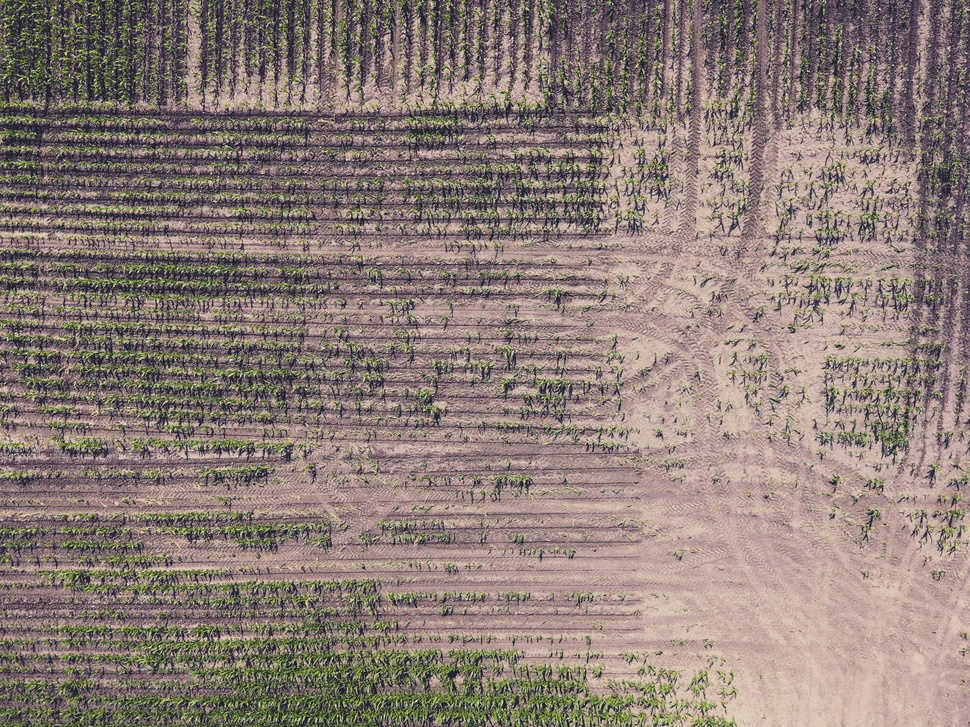
#> input picture input images/10.jpg, 970 x 727 px, shrunk from 4000 x 3000 before the run; its folder holds only this picture in this run
$ python indexes.py
#> lines starting #> are read from the running program, lines starting #| are printed output that depends on the picture
from constants import *
from PIL import Image
import numpy as np
import matplotlib.pyplot as plt
from os import makedirs,listdir
from pathlib import Path

def calculate_gli(img):
    arr = np.asarray(img).astype(float)
    gli_array = (2*arr[:,:,1]-arr[:,:,0]-arr[:,:,2])/(2*arr[:,:,1]+arr[:,:,0]+arr[:,:,2])
    gli_array[np.isnan(gli_array)] = 0
    return gli_array

def calculate_vari(img):
    arr = np.asarray(img).astype(float)
    vari_array = (arr[:,:,1]-arr[:,:,0])/(arr[:,:,1]+arr[:,:,0]-arr[:,:,2])
    vari_array[np.isnan(vari_array)] = 0
    return vari_array

def calculate_vigreen(img):
    arr = np.asarray(img).astype(float)
    vi_array = (arr[:,:,1]-arr[:,:,0])/(arr[:,:,1]+arr[:,:,0])
    vi_array[np.isnan(vi_array)] = 0
    return vi_array


def create_images(img_path,color,index_name):
    img = Image.open(img_path)
    if img.mode!="RGB":return
    if index_name=='VARI':array=calculate_vari(img)
    elif index_name=="VI":array=calculate_vigreen(img)
    else:array=calculate_gli(img)
    vmin = np.percentile(array, 10)
    vmax = np.percentile(array, 90)
    fig, ax = plt.subplots(figsize = (10,5), dpi =200) #plt.subplots(figsize=(6,3),dpi=200)
    cim = ax.imshow(array, vmin = vmin, vmax = vmax,cmap=color,aspect="auto")
    cbar= fig.colorbar(cim)
    cbar.set_label(index_name)
    ax.set_xticks([])
    ax.set_yticks([])
    if index_name=="VARI":
        if color=="gray":save_path=f"{VARI_IMAGES_GRAY}/{img_path.stem}_grayscale{img_path.suffix}"
        else:save_path=f"{VARI_IMAGES_COLOR}/{img_path.stem}_colormap{img_path.suffix}"
    if index_name=="GLI":
        if color=="gray":save_path=f"{GLI_IMAGES_GRAY}/{img_path.stem}_grayscale{img_path.suffix}"
        else:save_path=f"{GLI_IMAGES_COLOR}/{img_path.stem}_colormap{img_path.suffix}"
    if index_name=="VI":
        if color=="gray":save_path=f"{VI_IMAGES_GRAY}/{img_path.stem}_grayscale{img_path.suffix}"
        else:save_path=f"{VI_IMAGES_COLOR}/{img_path.stem}_colormap{img_path.suffix}"
    fig.savefig(save_path)
    plt.close(fig)

def prepare_folders(*files):
    for file in files:makedirs(file,exist_ok=True)


prepare_folders(INPUT_IMAGES_PATH,OUTPUT_IMAGES_PATH,VARI_IMAGES_GRAY,VARI_IMAGES_COLOR,GLI_IMAGES_GRAY,GLI_IMAGES_COLOR,VI_IMAGES_GRAY,VI_IMAGES_COLOR)
np.seterr(divide='ignore', invalid='ignore')
for img in listdir(INPUT_IMAGES_PATH):
    img_path=Path(f"{INPUT_IMAGES_PATH}/{img}")
    if img_path.suffix in IMG_EXTENSIONS:
        for index in ["VARI","GLI","VI"]:
            create_images(img_path,"gray",index)
#> in create_images, img is the input picture: PIL image 970x727 RGB; mean R, G, B 140.3, 125.5, 118.4
#> in calculate_vari, `vari_array = (arr[:,:,1]-arr[:,:,0])/(arr[:,:,1]+arr[:,:,0]-arr[:,:,2])`:
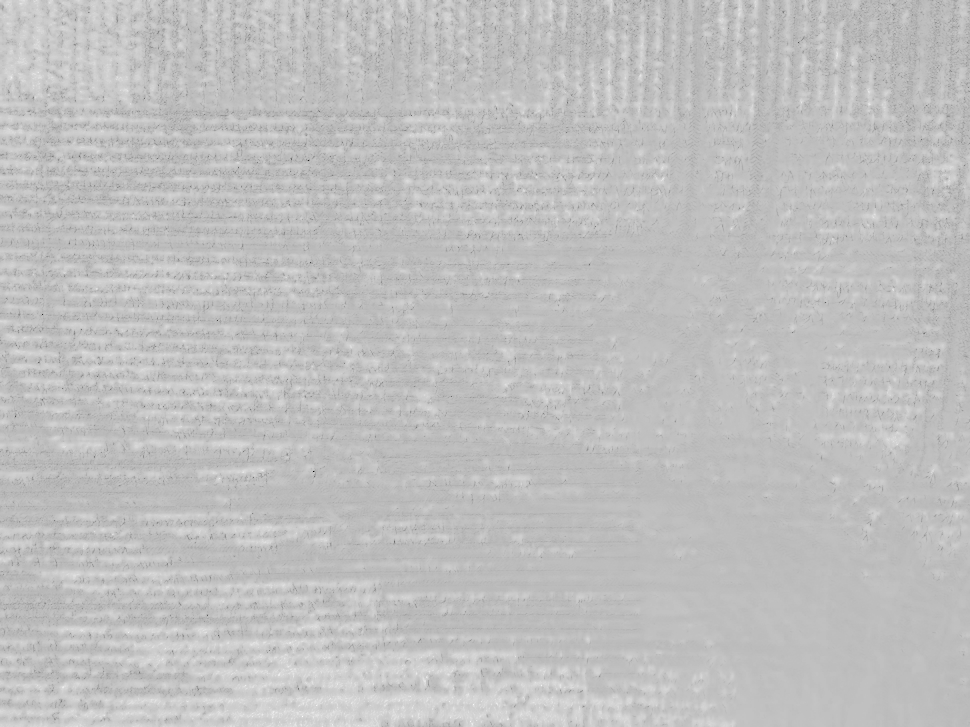
#> vari_array: shape (727, 970) float64; min -2, max 0.517, mean -0.108; drawn with min black and max white
#> in create_images, `vmin = np.percentile(array, 10)`: vmin = -0.19
#> in create_images, `vmax = np.percentile(array, 90)`: vmax = 0
#> in create_images, `fig.savefig(save_path)`:
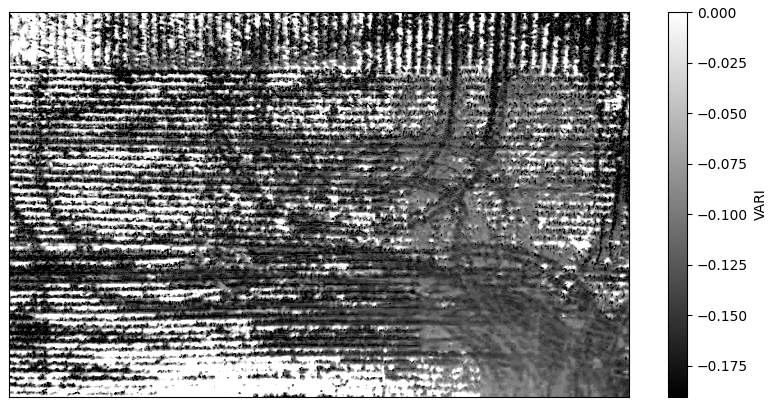
#> figure drawn by matplotlib, 2 panels
            create_images(img_path,"RdYlGn",index)
#> call 2 of create_images, with color = 'RdYlGn', index_name = 'VARI'
#> in create_images (call 2), `fig.savefig(save_path)`:
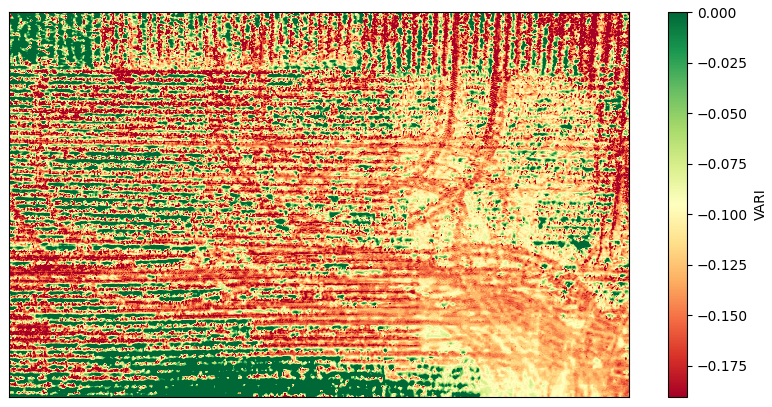
#> figure drawn by matplotlib, 2 panels
print("Done.\nYou can find the images in the output folder!")

$ run again, on input images/14.png
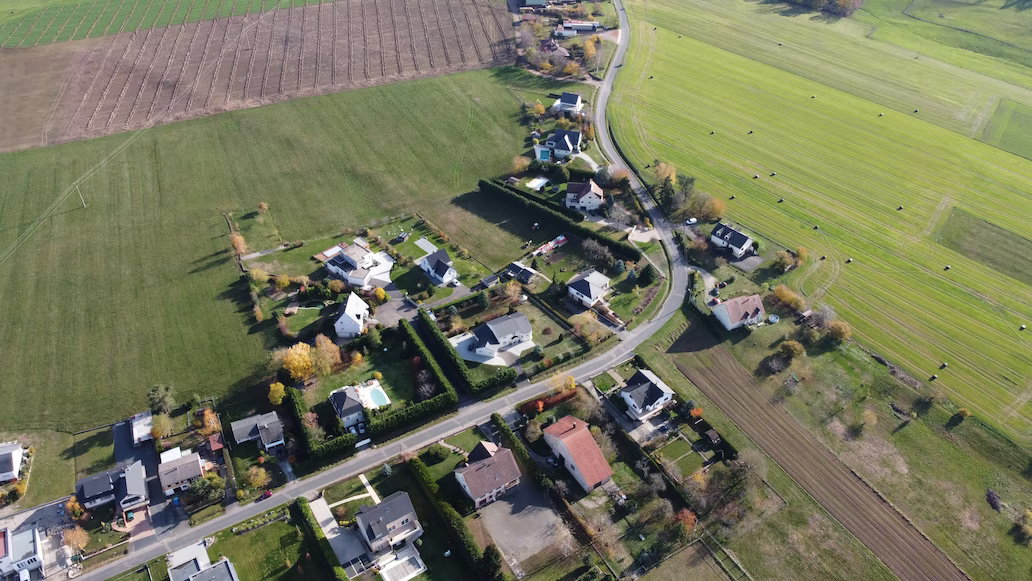
#> input picture input images/14.png, 1032 x 581 px
#> in create_images, img is the input picture: PIL image 1032x581 RGB; mean R, G, B 119.5, 120.4, 94.4
#> in calculate_vari, `vari_array = (arr[:,:,1]-arr[:,:,0])/(arr[:,:,1]+arr[:,:,0]-arr[:,:,2])`:
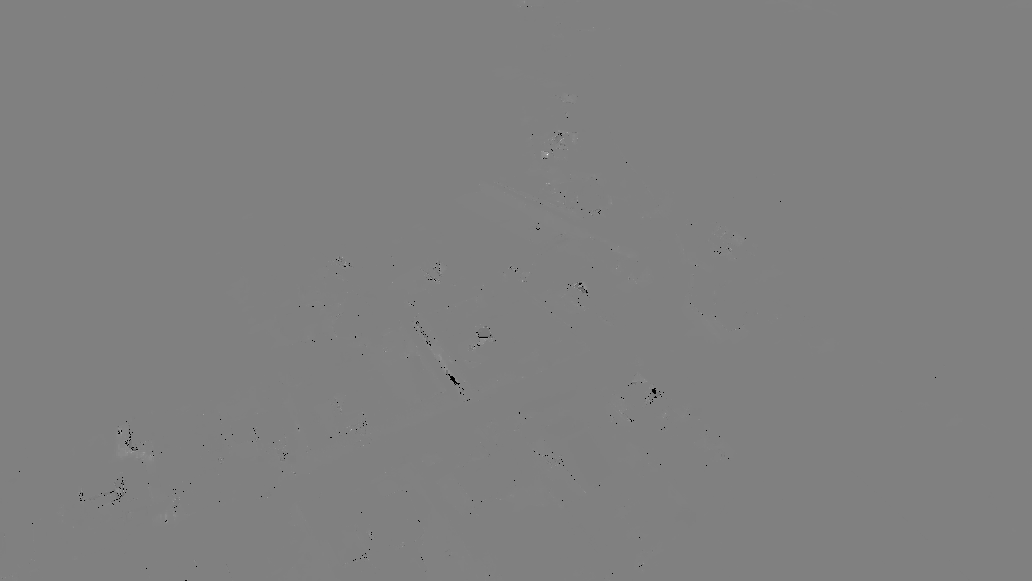
#> vari_array: shape (581, 1032) float64; 0.07% of the values are NaN or infinite; the others: min -63, max 62, mean 0.0454; drawn with min black, max white, NaN and infinite black
#> vmin = -0.12
#> vmax = 0.173
#> in create_images (call 2), `fig.savefig(save_path)`:
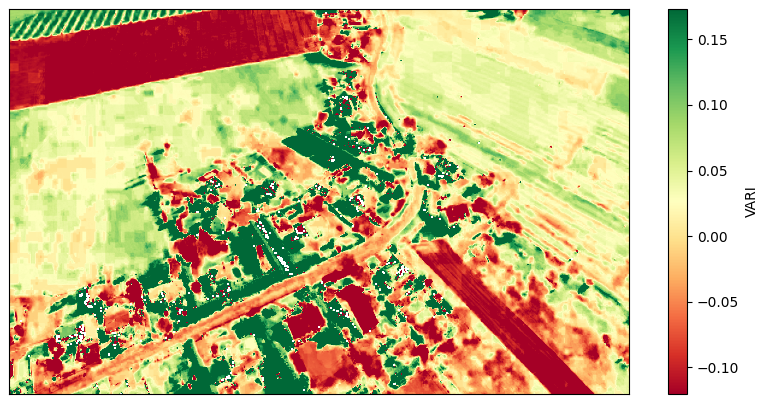
#> figure drawn by matplotlib, 2 panels

$ run again, on input images/1jpg.jpg
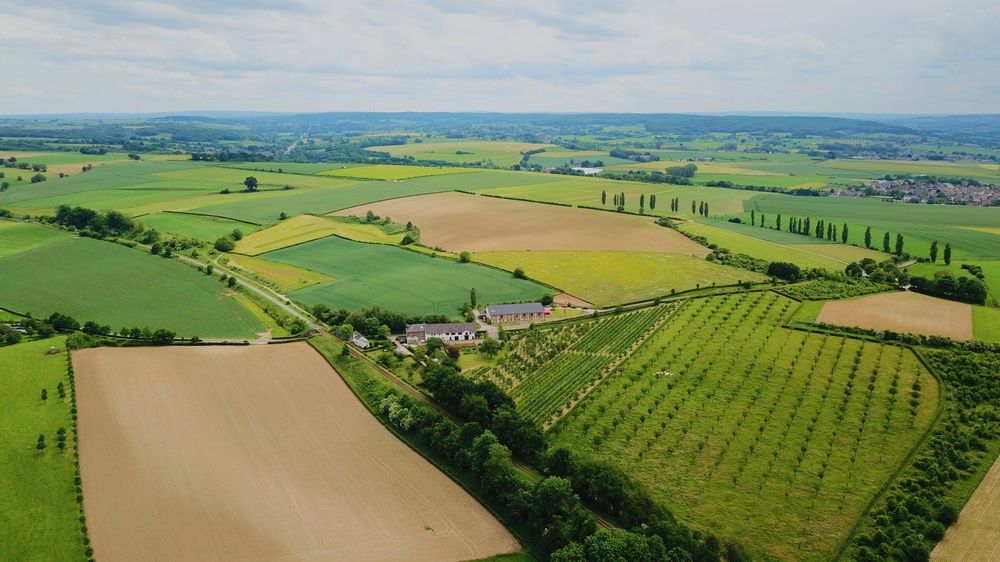
#> input picture input images/1jpg.jpg, 1000 x 562 px, shrunk from 4000 x 2250 before the run
#> in create_images, img is the input picture: PIL image 1000x562 RGB; mean R, G, B 127.7, 139.6, 98.8
#> vmin = -0.124
#> vmax = 0.373
#> in create_images, `fig.savefig(save_path)`:
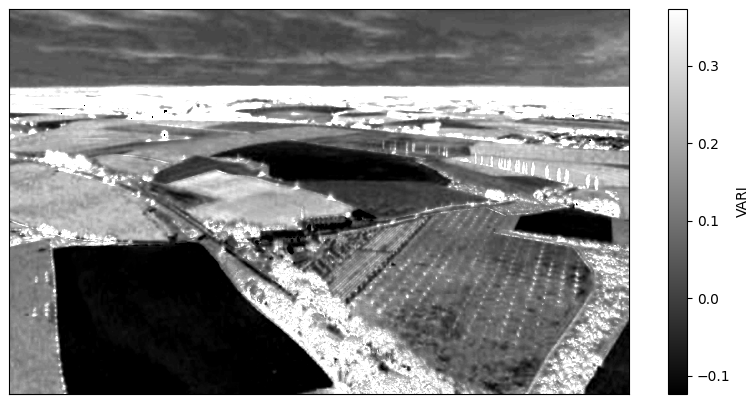
#> figure drawn by matplotlib, 2 panels
#> in create_images (call 2), `fig.savefig(save_path)`:
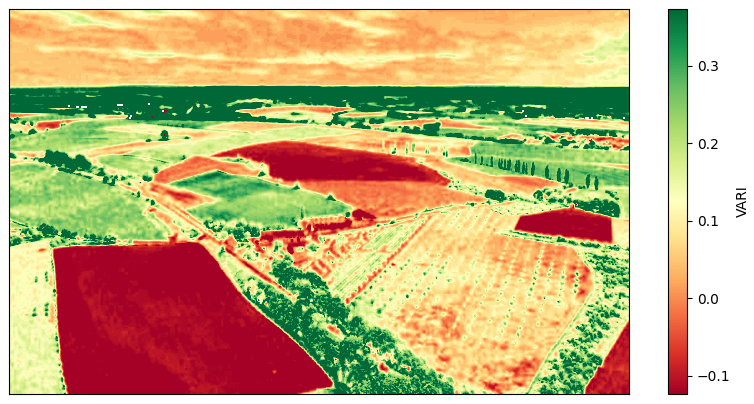
#> figure drawn by matplotlib, 2 panels

$ run again, on input images/2.jpg
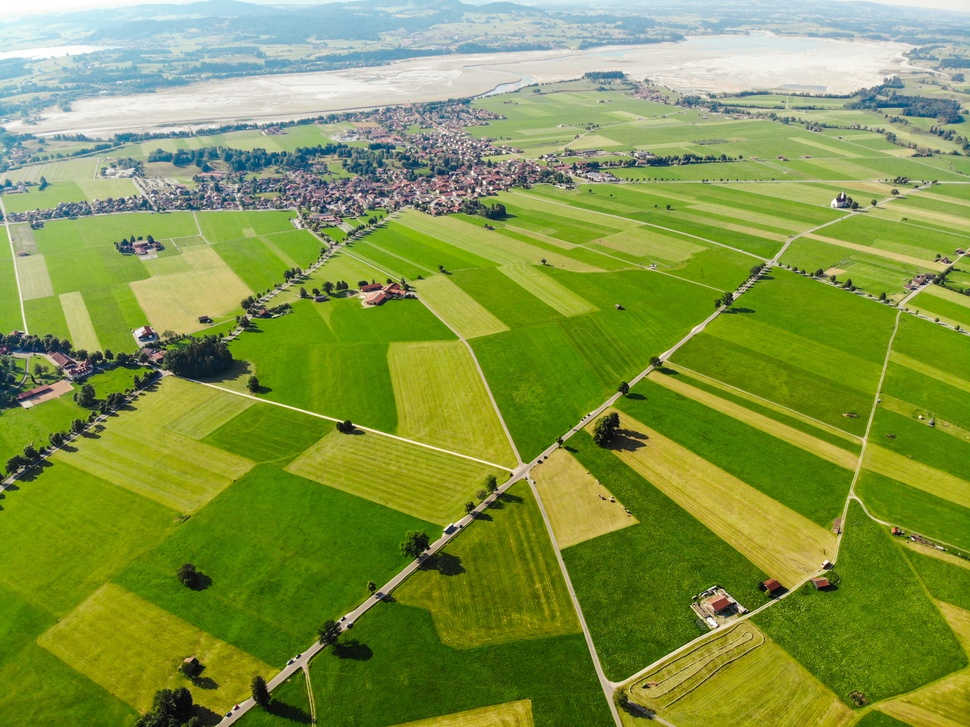
#> input picture input images/2.jpg, 970 x 727 px, shrunk from 4056 x 3040 before the run
#> in create_images, img is the input picture: PIL image 970x727 RGB; mean R, G, B 129.7, 149.6, 69
#> vmin = -0.0221
#> vmax = 0.254
#> in create_images, `fig.savefig(save_path)`:
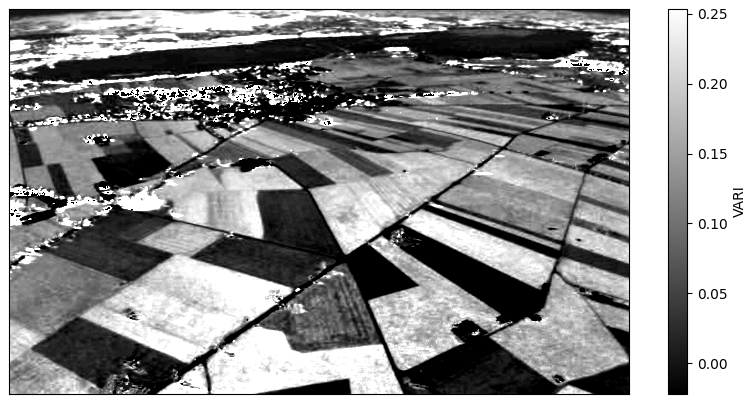
#> figure drawn by matplotlib, 2 panels
#> in create_images (call 2), `fig.savefig(save_path)`:
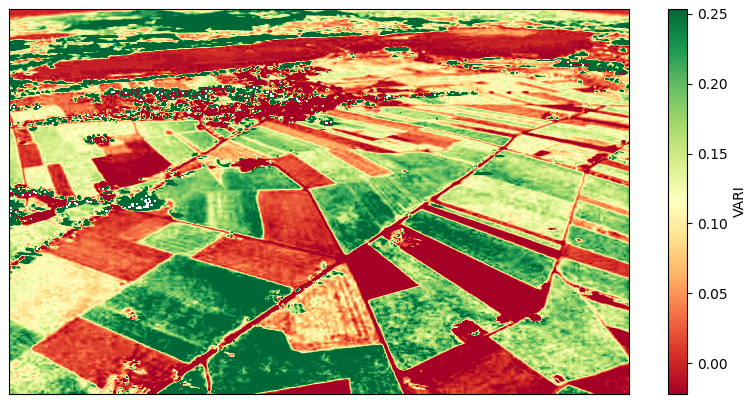
#> figure drawn by matplotlib, 2 panels
